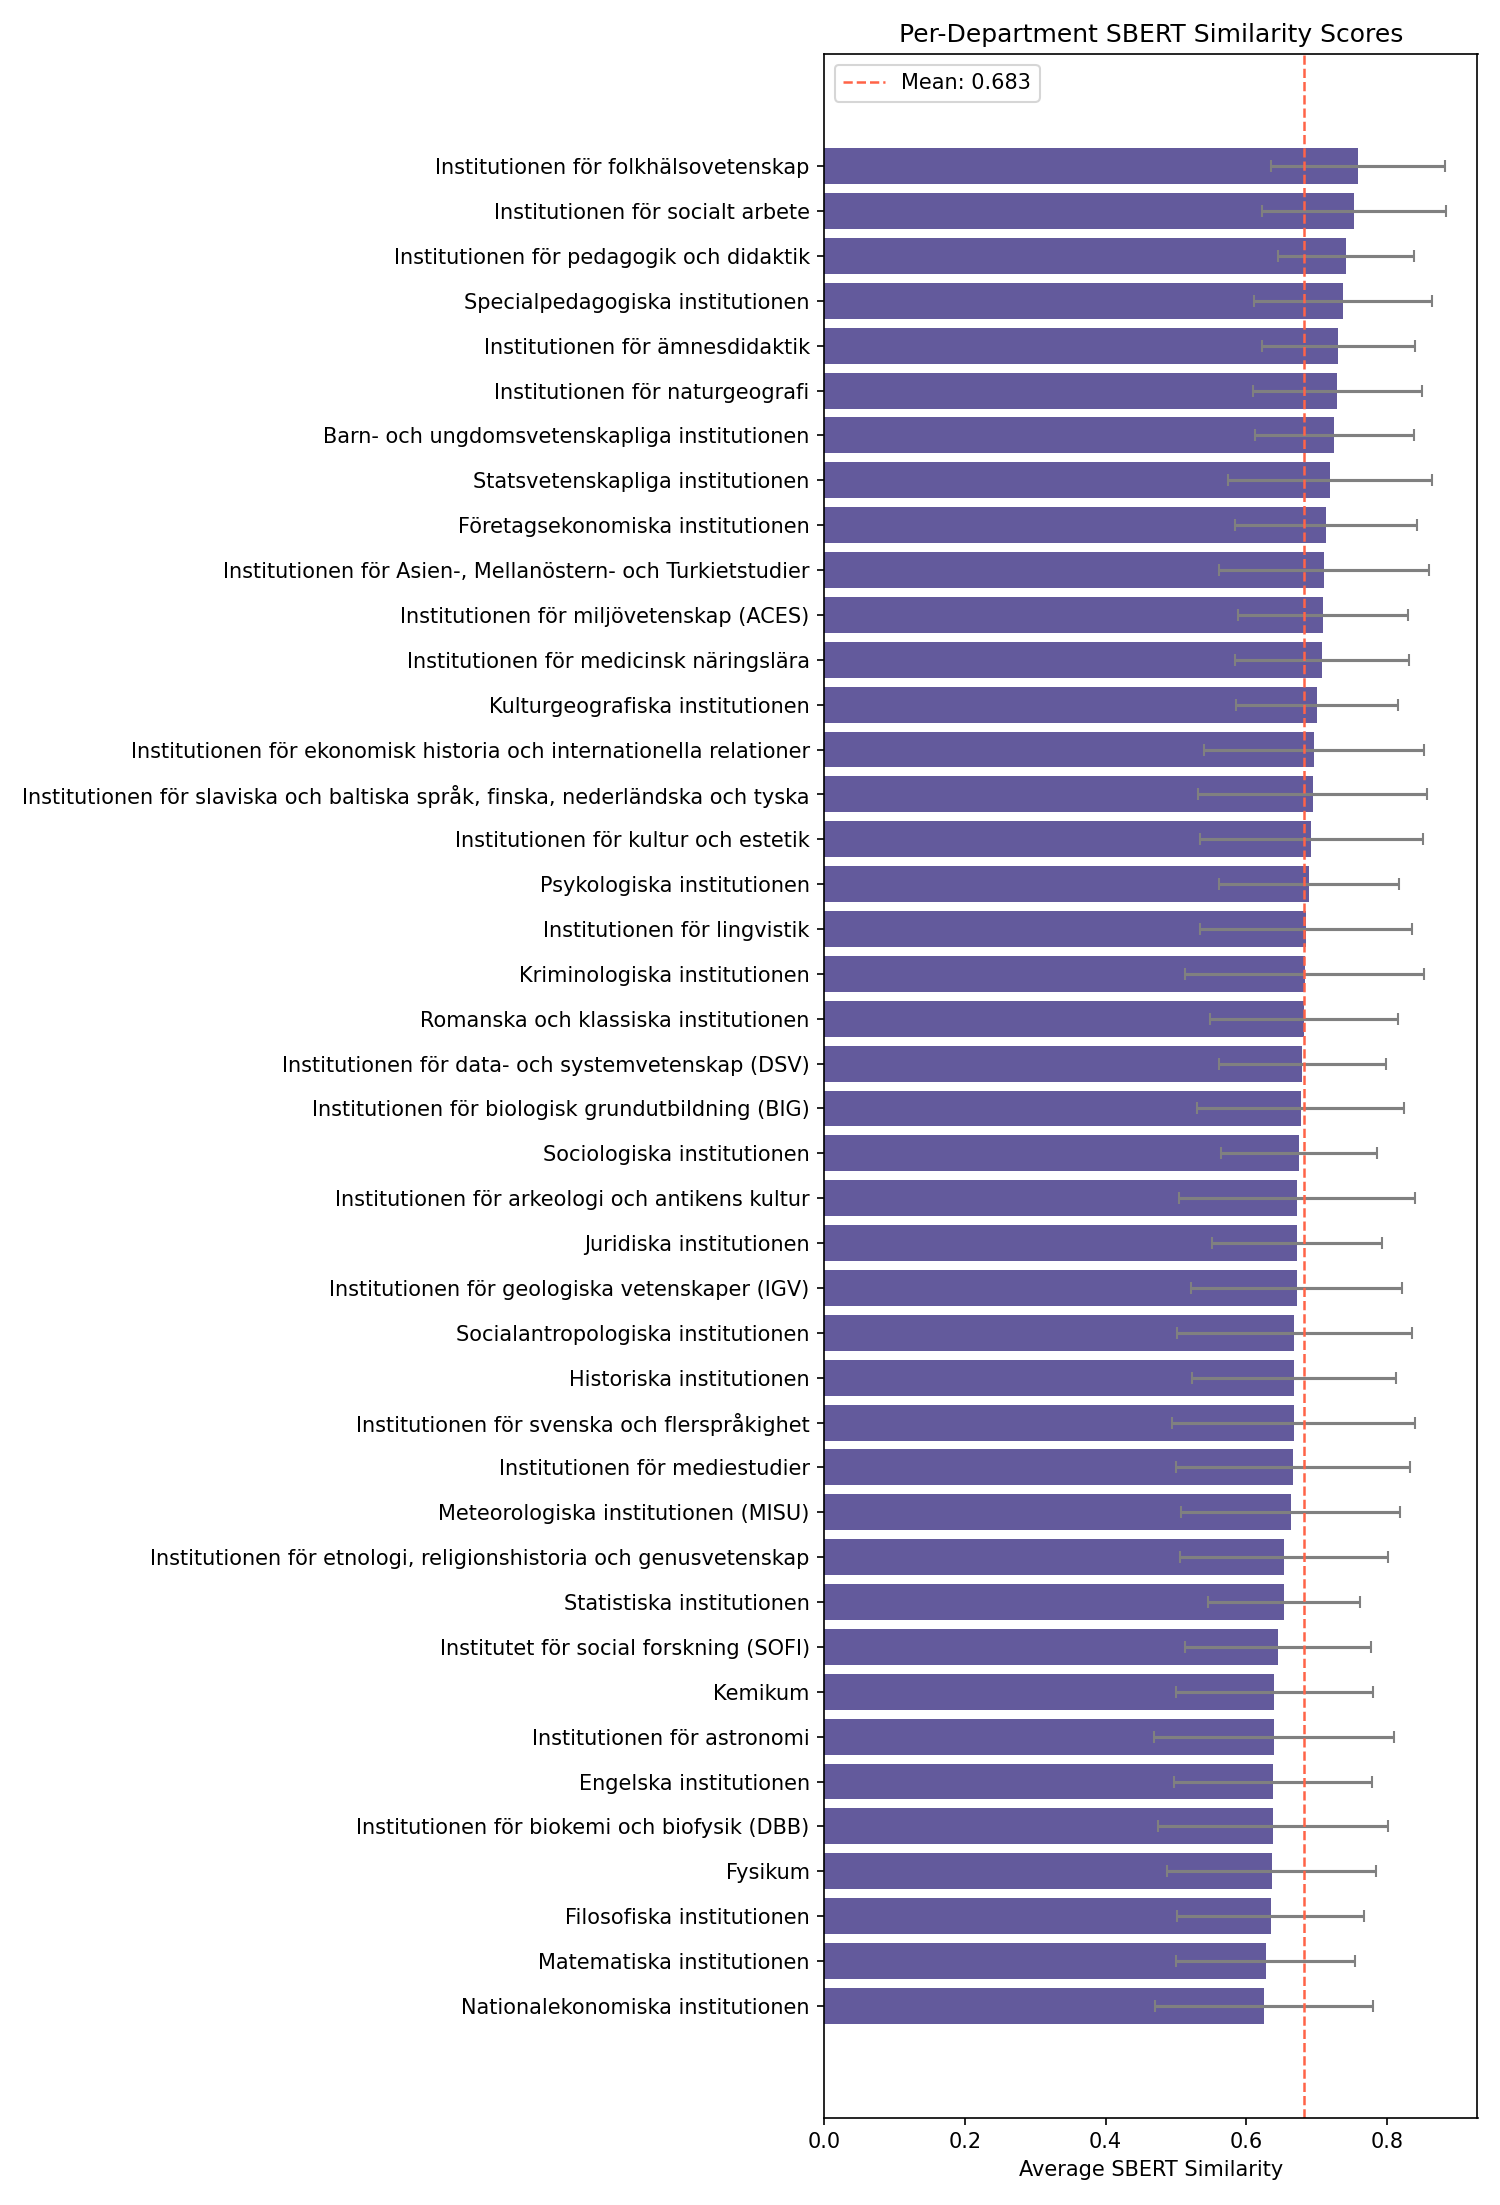

This figure's Python source:
import json
import matplotlib.pyplot as plt
import numpy as np

with open('../data/SU.departments.json', 'r') as f:
    departments = json.load(f)
with open('../data/SU.hybrid.similarities.json', 'r') as f:
    sbert = json.load(f)
with open('../data/SU.filtered.json', 'r') as f:
    corpus = json.load(f)

course_deps = {}
for course in corpus['Course-list']:
    course_deps[course['CourseCode']] = course['Department']

dept_sbert = {dep: [] for dep in departments.keys()}
for course_code in sbert:
    dept = course_deps[course_code]
    if dept not in dept_sbert:
        continue
    dept_sbert[dept].append(sbert[course_code])

# Collect scores per department
dept_scores = {}
for dept in dept_sbert:
    sims = []
    n = 0
    for course_sims in dept_sbert[dept]:
        sims.extend(sim[0] for sim in course_sims)
        n += len(course_sims)
    if n == 0:
        continue
    dept_scores[dept] = sims  # store all scores, not just mean

# Build display data
labels = [departments.get(d, d) for d in dept_scores]
means  = [np.mean(scores) for scores in dept_scores.values()]
errors = [np.std(scores) for scores in dept_scores.values()]

# Sort by mean descending
sorted_idx = np.argsort(means)
labels  = [labels[i] for i in sorted_idx]
means   = [means[i]  for i in sorted_idx]
errors  = [errors[i] for i in sorted_idx]

# Plot
fig, ax = plt.subplots(figsize=(10, max(6, len(labels) * 0.35)))

bars = ax.barh(labels, means, xerr=errors, 
               color='darkslateblue', ecolor='gray',
               capsize=3, alpha=0.85)

# Mean threshold line
grand_mean = np.mean(means)
ax.axvline(grand_mean, color='tomato', linestyle='--', linewidth=1.2,
           label=f'Mean: {grand_mean:.3f}')

ax.set_xlabel('Average SBERT Similarity')
ax.set_title('Per-Department SBERT Similarity Scores')
ax.legend()
ax.set_xlim(left=0)
plt.tight_layout()
plt.savefig('dept_similarity.png', dpi=150)
